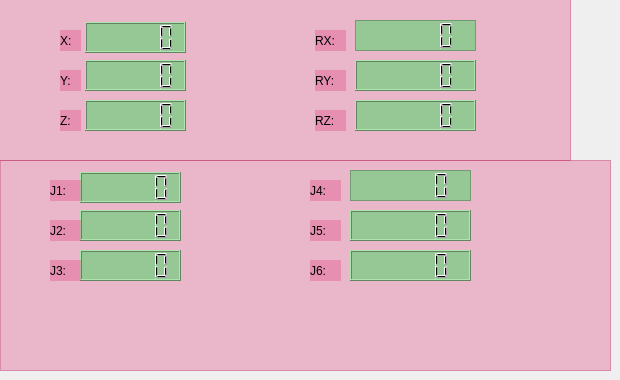
    <widget class="QWidget" name="tab">
     <attribute name="title">
      <string>ROBOT STATUS</string>
     </attribute>
     <widget class="QLabel" name="label_25">
      <property name="geometry">
       <rect>
        <x>-10</x>
        <y>-40</y>
        <width>571</width>
        <height>31</height>
       </rect>
      </property>
      <property name="styleSheet">
       <string notr="true">background-color: rgba(220, 50, 115, 0.3);
font: 57 18pt &quot;Ubuntu&quot;;</string>
      </property>
      <property name="text">
       <string>                                     Robot Stats</string>
      </property>
     </widget>
     <widget class="QFrame" name="frame_14">
      <property name="geometry">
       <rect>
        <x>0</x>
        <y>160</y>
        <width>611</width>
        <height>211</height>
       </rect>
      </property>
      <property name="styleSheet">
       <string notr="true">background-color: rgba(220, 50, 115, 0.3);</string>
      </property>
      <property name="frameShape">
       <enum>QFrame::StyledPanel</enum>
      </property>
      <property name="frameShadow">
       <enum>QFrame::Raised</enum>
      </property>
      <widget class="QLCDNumber" name="j6">
       <property name="geometry">
        <rect>
         <x>350</x>
         <y>90</y>
         <width>121</width>
         <height>31</height>
        </rect>
       </property>
       <property name="styleSheet">
        <string notr="true">background-color: rgb(150,200, 150)</string>
       </property>
       <property name="smallDecimalPoint">
        <bool>true</bool>
       </property>
      </widget>
      <widget class="QLCDNumber" name="j5">
       <property name="geometry">
        <rect>
         <x>350</x>
         <y>50</y>
         <width>121</width>
         <height>31</height>
        </rect>
       </property>
       <property name="styleSheet">
        <string notr="true">background-color: rgb(150,200, 150)</string>
       </property>
       <property name="smallDecimalPoint">
        <bool>true</bool>
       </property>
      </widget>
      <widget class="QLCDNumber" name="j4">
       <property name="geometry">
        <rect>
         <x>350</x>
         <y>10</y>
         <width>121</width>
         <height>31</height>
        </rect>
       </property>
       <property name="styleSheet">
        <string notr="true">background-color: rgb(150,200, 150)</string>
       </property>
       <property name="frameShape">
        <enum>QFrame::StyledPanel</enum>
       </property>
       <property name="smallDecimalPoint">
        <bool>true</bool>
       </property>
      </widget>
      <widget class="QLCDNumber" name="j3">
       <property name="geometry">
        <rect>
         <x>80</x>
         <y>90</y>
         <width>101</width>
         <height>31</height>
        </rect>
       </property>
       <property name="styleSheet">
        <string notr="true">background-color: rgb(150,200, 150)</string>
       </property>
       <property name="smallDecimalPoint">
        <bool>true</bool>
       </property>
      </widget>
      <widget class="QLCDNumber" name="j1">
       <property name="geometry">
        <rect>
         <x>80</x>
         <y>12</y>
         <width>101</width>
         <height>31</height>
        </rect>
       </property>
       <property name="styleSheet">
        <string notr="true">background-color: rgb(150,200, 150)</string>
       </property>
       <property name="smallDecimalPoint">
        <bool>true</bool>
       </property>
      </widget>
      <widget class="QLCDNumber" name="j2">
       <property name="geometry">
        <rect>
         <x>80</x>
         <y>50</y>
         <width>101</width>
         <height>31</height>
        </rect>
       </property>
       <property name="styleSheet">
        <string notr="true">background-color: rgb(150,200, 150)</string>
       </property>
       <property name="smallDecimalPoint">
        <bool>true</bool>
       </property>
      </widget>
      <widget class="QLabel" name="label_88">
       <property name="geometry">
        <rect>
         <x>310</x>
         <y>60</y>
         <width>31</width>
         <height>21</height>
        </rect>
       </property>
       <property name="text">
        <string>J5:</string>
       </property>
      </widget>
      <widget class="QLabel" name="label_89">
       <property name="geometry">
        <rect>
         <x>310</x>
         <y>100</y>
         <width>31</width>
         <height>21</height>
        </rect>
       </property>
       <property name="text">
        <string>J6:</string>
       </property>
      </widget>
      <widget class="QLabel" name="label_90">
       <property name="geometry">
        <rect>
         <x>310</x>
         <y>20</y>
         <width>31</width>
         <height>21</height>
        </rect>
       </property>
       <property name="text">
        <string>J4:</string>
       </property>
      </widget>
      <widget class="QLabel" name="label_91">
       <property name="geometry">
        <rect>
         <x>50</x>
         <y>20</y>
         <width>31</width>
         <height>21</height>
        </rect>
       </property>
       <property name="text">
        <string>J1:</string>
       </property>
      </widget>
      <widget class="QLabel" name="label_92">
       <property name="geometry">
        <rect>
         <x>50</x>
         <y>60</y>
         <width>31</width>
         <height>21</height>
        </rect>
       </property>
       <property name="text">
        <string>J2:</string>
       </property>
      </widget>
      <widget class="QLabel" name="label_93">
       <property name="geometry">
        <rect>
         <x>50</x>
         <y>100</y>
         <width>31</width>
         <height>21</height>
        </rect>
       </property>
       <property name="text">
        <string>J3:</string>
       </property>
      </widget>
     </widget>
     <widget class="QFrame" name="frame_13">
      <property name="geometry">
       <rect>
        <x>-10</x>
        <y>-10</y>
        <width>581</width>
        <height>171</height>
       </rect>
      </property>
      <property name="styleSheet">
       <string notr="true">background-color: rgba(220, 50, 115, 0.3);</string>
      </property>
      <property name="frameShape">
       <enum>QFrame::StyledPanel</enum>
      </property>
      <property name="frameShadow">
       <enum>QFrame::Raised</enum>
      </property>
      <widget class="QLCDNumber" name="tcp_x_12">
       <property name="geometry">
        <rect>
         <x>365</x>
         <y>110</y>
         <width>121</width>
         <height>31</height>
        </rect>
       </property>
       <property name="styleSheet">
        <string notr="true">background-color: rgb(150,200, 150)</string>
       </property>
       <property name="smallDecimalPoint">
        <bool>true</bool>
       </property>
      </widget>
      <widget class="QLCDNumber" name="tcp_x_11">
       <property name="geometry">
        <rect>
         <x>365</x>
         <y>70</y>
         <width>121</width>
         <height>31</height>
        </rect>
       </property>
       <property name="styleSheet">
        <string notr="true">background-color: rgb(150,200, 150)</string>
       </property>
       <property name="smallDecimalPoint">
        <bool>true</bool>
       </property>
      </widget>
      <widget class="QLCDNumber" name="tcp_x_10">
       <property name="geometry">
        <rect>
         <x>365</x>
         <y>30</y>
         <width>121</width>
         <height>31</height>
        </rect>
       </property>
       <property name="styleSheet">
        <string notr="true">background-color: rgb(150,200, 150)</string>
       </property>
       <property name="frameShape">
        <enum>QFrame::StyledPanel</enum>
       </property>
       <property name="smallDecimalPoint">
        <bool>true</bool>
       </property>
      </widget>
      <widget class="QLCDNumber" name="tcp_x_9">
       <property name="geometry">
        <rect>
         <x>95</x>
         <y>110</y>
         <width>101</width>
         <height>31</height>
        </rect>
       </property>
       <property name="styleSheet">
        <string notr="true">background-color: rgb(150,200, 150)</string>
       </property>
       <property name="smallDecimalPoint">
        <bool>true</bool>
       </property>
      </widget>
      <widget class="QLCDNumber" name="tcp_x_7">
       <property name="geometry">
        <rect>
         <x>95</x>
         <y>32</y>
         <width>101</width>
         <height>31</height>
        </rect>
       </property>
       <property name="styleSheet">
        <string notr="true">background-color: rgb(150,200, 150)</string>
       </property>
       <property name="smallDecimalPoint">
        <bool>true</bool>
       </property>
      </widget>
      <widget class="QLCDNumber" name="tcp_x_8">
       <property name="geometry">
        <rect>
         <x>95</x>
         <y>70</y>
         <width>101</width>
         <height>31</height>
        </rect>
       </property>
       <property name="styleSheet">
        <string notr="true">background-color: rgb(150,200, 150)</string>
       </property>
       <property name="smallDecimalPoint">
        <bool>true</bool>
       </property>
      </widget>
      <widget class="QLabel" name="label_29">
       <property name="geometry">
        <rect>
         <x>70</x>
         <y>40</y>
         <width>21</width>
         <height>21</height>
        </rect>
       </property>
       <property name="text">
        <string>X:</string>
       </property>
      </widget>
      <widget class="QLabel" name="label_36">
       <property name="geometry">
        <rect>
         <x>70</x>
         <y>80</y>
         <width>21</width>
         <height>21</height>
        </rect>
       </property>
       <property name="text">
        <string>Y:</string>
       </property>
      </widget>
      <widget class="QLabel" name="label_83">
       <property name="geometry">
        <rect>
         <x>70</x>
         <y>120</y>
         <width>21</width>
         <height>21</height>
        </rect>
       </property>
       <property name="text">
        <string>Z:</string>
       </property>
      </widget>
      <widget class="QLabel" name="label_84">
       <property name="geometry">
        <rect>
         <x>325</x>
         <y>80</y>
         <width>31</width>
         <height>21</height>
        </rect>
       </property>
       <property name="text">
        <string>RY:</string>
       </property>
      </widget>
      <widget class="QLabel" name="label_85">
       <property name="geometry">
        <rect>
         <x>325</x>
         <y>120</y>
         <width>31</width>
         <height>21</height>
        </rect>
       </property>
       <property name="text">
        <string>RZ:</string>
       </property>
      </widget>
      <widget class="QLabel" name="label_86">
       <property name="geometry">
        <rect>
         <x>325</x>
         <y>40</y>
         <width>31</width>
         <height>21</height>
        </rect>
       </property>
       <property name="text">
        <string>RX:</string>
       </property>
      </widget>
     </widget>
    </widget>
